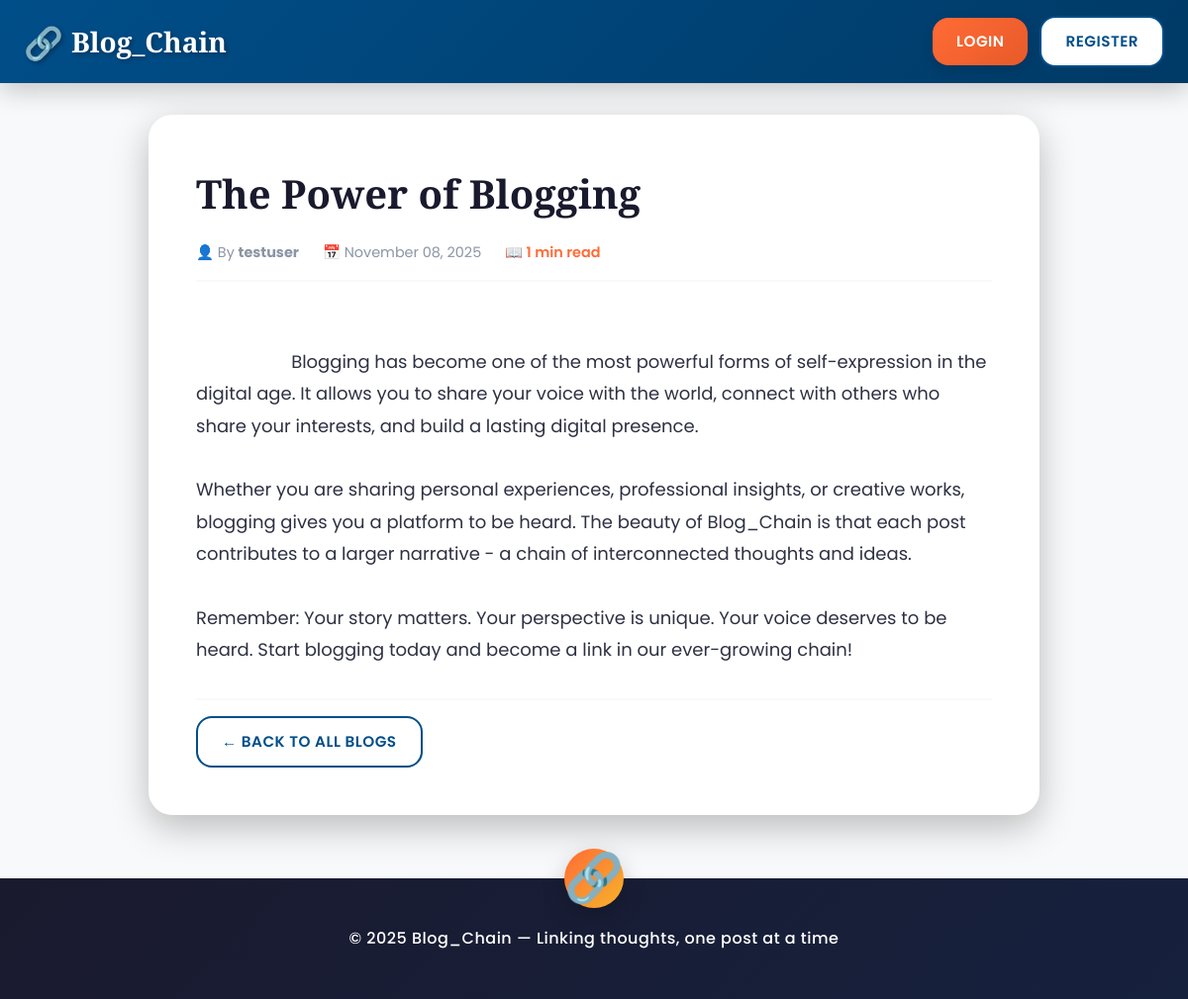
Screenshot of /view.php?id=2 with the database file from the repository.
### tables this page shows
CREATE TABLE IF NOT EXISTS blogPost (
    id INT AUTO_INCREMENT PRIMARY KEY,
    user_id INT NOT NULL,
    title VARCHAR(255) NOT NULL,
    content TEXT NOT NULL,
    image VARCHAR(255) DEFAULT NULL,
    created_at TIMESTAMP DEFAULT CURRENT_TIMESTAMP,
    updated_at TIMESTAMP DEFAULT CURRENT_TIMESTAMP ON UPDATE CURRENT_TIMESTAMP,
    FOREIGN KEY (user_id) REFERENCES user(id) ON DELETE CASCADE
);

CREATE TABLE IF NOT EXISTS user (
    id INT AUTO_INCREMENT PRIMARY KEY,
    username VARCHAR(50) NOT NULL UNIQUE,
    email VARCHAR(100) NOT NULL UNIQUE,
    password VARCHAR(255) NOT NULL,
    role VARCHAR(20) DEFAULT 'user',
    created_at TIMESTAMP DEFAULT CURRENT_TIMESTAMP
);

### config.php (called while the page is built, shortened)
<?php
function isLoggedIn() {
    return isset($_SESSION['user_id']) && !empty($_SESSION['user_id']);
}
function formatDate($date) {
    return date('F d, Y', strtotime($date));
}
?>

### view.php (the view, shortened to what this page needs)
<?php
require_once 'config.php';
$blog_id = isset($_GET['id']) ? intval($_GET['id']) : 0;
$stmt = $conn->prepare("SELECT b.*, u.username FROM blogPost b
                        JOIN user u ON b.user_id = u.id
                        WHERE b.id = ?");
$stmt->bind_param("i", $blog_id);
$stmt->execute();
$result = $stmt->get_result();
$blog = $result->fetch_assoc();
$content = $blog['content'];
$content = str_replace(['\r\n', '\n\r', '\n', '\r', '\\r\\n', '\\n'], "\n", $content);
?>
<!DOCTYPE html>
<html lang="en">
<head>
    <link rel="stylesheet" href="css/style.css">
</head>
<body>
    <nav class="navbar">
        <div class="container">
            <div class="nav-brand">
                <a href="index.php"><?php echo SITE_NAME; ?></a>
            </div>
            <div class="nav-menu">
                <?php if (isLoggedIn()): ?>
                    <span>Welcome, <strong><?php echo htmlspecialchars($_SESSION['username']); ?></strong></span>
                    <a href="create.php" class="btn btn-primary">✍️ Create Blog</a>
                    <a href="logout.php" class="btn btn-secondary">Logout</a>
                <?php else: ?>
                    <a href="login.php" class="btn btn-primary">Login</a>
                    <a href="register.php" class="btn btn-secondary">Register</a>
                <?php endif; ?>
            </div>
        </div>
    </nav>
    <div class="container">
        <div class="blog-view">
            <div class="blog-view-wrapper">
                <h1 class="blog-view-title">
                    <?php echo htmlspecialchars($blog['title']); ?>
                </h1>
                <div class="blog-view-meta">
                    <span>👤 By <strong><?php echo htmlspecialchars($blog['username']); ?></strong></span>
                    <span>📅 <?php echo formatDate($blog['created_at']); ?></span>
                </div>
                <div class="blog-view-content">
                    <?php
                    echo htmlspecialchars($content);
                    ?>
                </div>
                <div class="back-link">
                    <a href="index.php" class="btn btn-secondary">← Back to All Blogs</a>
                </div>
            </div>
        </div>
    </div>
    <footer>
        <p>&copy; 2025 <?php echo SITE_NAME; ?> &mdash; <?php echo SITE_TAGLINE; ?></p>
    </footer>
</body>
</html>

### css/style.css (style rules this page uses)
:root { --primary: #FF6B35; --primary-dark: #E85A2A; --secondary: #004E89; --secondary-dark: #003A66; --accent: #F7B32B; --success: #28A745; --danger: #DC3545; --dark: #1A1A2E; --text: #2D3142; --text-light: #4F5D75; --text-muted: #8B95A5; --light: #F8F9FA; --white: #FFFFFF; --shadow-sm: 0 2px 4px rgba(0,0,0,0.1); --shadow-md: 0 4px 12px rgba(0,0,0,0.15); --shadow-lg: 0 8px 24px rgba(0,0,0,0.2); --shadow-xl: 0 12px 36px rgba(0,0,0,0.25); --radius-sm: 0.5rem; --radius-md: 1rem; --radius-lg: 1.5rem; }
* { margin: 0; padding: 0; box-sizing: border-box; }
html { scroll-behavior: smooth; }
body { font-family: 'Poppins', sans-serif; line-height: 1.6; color: var(--text); background: var(--light); }
.container { max-width: 1200px; margin: 0 auto; padding: 0 1.5rem; }
.navbar { background: linear-gradient(135deg, var(--secondary) 0%, var(--secondary-dark) 100%); color: var(--white); padding: 1rem 0; box-shadow: var(--shadow-lg); position: sticky; top: 0; z-index: 1000; }
.navbar .container { display: flex; justify-content: space-between; align-items: center; gap: 1rem; }
.nav-brand a { font-family: 'Playfair Display', serif; font-size: 1.75rem; font-weight: 900; color: var(--white); display: flex; align-items: center; gap: 0.5rem; text-decoration: none; text-shadow: 2px 2px 4px rgba(0,0,0,0.3); }
.nav-brand a::before { content: '🔗'; font-size: 2rem; animation: swing 2s ease-in-out infinite; }
.nav-menu { display: flex; gap: 0.75rem; align-items: center; flex-wrap: wrap; }
.btn { display: inline-flex; align-items: center; justify-content: center; gap: 0.5rem; padding: 0.75rem 1.5rem; border: none; border-radius: var(--radius-md); font-weight: 600; font-size: 0.95rem; cursor: pointer; transition: all 0.3s ease; text-decoration: none; text-transform: uppercase; letter-spacing: 0.5px; }
.btn-primary { background: linear-gradient(135deg, var(--primary) 0%, var(--primary-dark) 100%); color: var(--white); box-shadow: var(--shadow-md); }
.btn-secondary { background: var(--white); color: var(--secondary); border: 2px solid var(--secondary); }
.blog-view { max-width: 900px; margin: 2rem auto; background: var(--white); border-radius: var(--radius-lg); overflow: hidden; box-shadow: var(--shadow-xl); }
.blog-view-wrapper { padding: 3rem; }
.blog-view-title { font-size: 2.5rem; margin-bottom: 1rem; color: var(--dark); font-family: 'Playfair Display', serif; }
.blog-view-meta { display: flex; gap: 1.5rem; margin-bottom: 2rem; padding-bottom: 1rem; border-bottom: 2px solid var(--light); color: var(--text-muted); font-size: 0.9rem; flex-wrap: wrap; }
.blog-view-content { font-size: 1.125rem; line-height: 1.8; color: var(--text); margin-bottom: 2rem; white-space: pre-wrap; word-wrap: break-word; }
.back-link { padding-top: 1rem; border-top: 2px solid var(--light); }
footer { background: linear-gradient(135deg, var(--dark) 0%, #16213E 100%); color: var(--white); text-align: center; padding: 3rem 1rem; margin-top: 4rem; position: relative; }
footer::before { content: '🔗'; position: absolute; top: -30px; left: 50%; transform: translateX(-50%); font-size: 3rem; background: linear-gradient(135deg, var(--primary), var(--accent)); width: 60px; height: 60px; display: flex; align-items: center; justify-content: center; border-radius: 50%; box-shadow: var(--shadow-lg); }
footer p { font-size: 1rem; font-weight: 500; letter-spacing: 0.5px; }

### rows the page displays
blogpost: title "The Power of Blogging", user.username "testuser", created_at "November 08, 2025", content "Blogging has become one of the most powerful forms of self-expression in the digital age. It allows you to share your voice with the world, connect with others who share your interests, and build a lasting digital presence. Whether you are sharing personal experiences, professional insights, or creative works, blogging gives you a platform to be heard. The beauty of Blog_Chain is that each post contributes to a larger narrative - a chain of interconnected thoughts and ideas. Remember: Your story matters. Your perspective is unique. Your voice deserves to be heard. Start blogging today and become a link in our ever-growing chain!"

### other values shown
SITE_NAME "Blog_Chain"
SITE_TAGLINE "Linking thoughts, one post at a time"
